Frame 1 (no input): blank canvas, image omitted
Frame 60 (the mouse pressed at the canvas centre just before this capture): blank canvas, image omitted
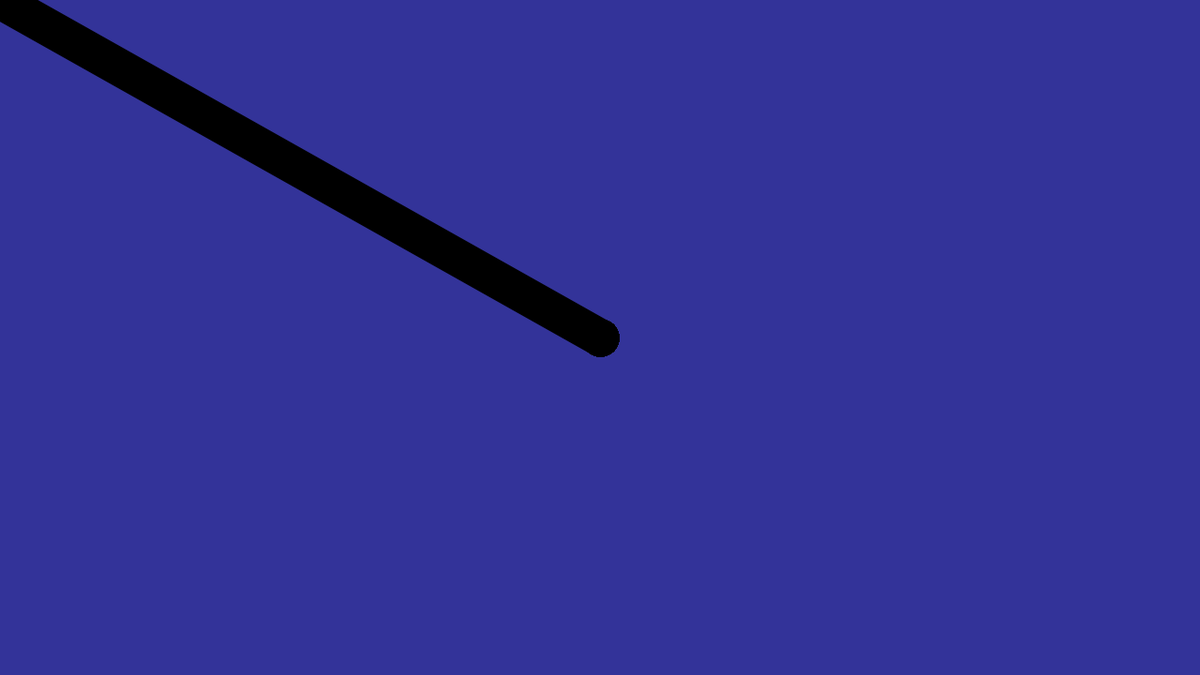
Frame 120 (the mouse held since frame 60 and released just before this capture)

The Processing sketch whose frames 1 and 60 were blank and that drew this single picture after the mouse press (run headless with seeded random() and noise(); from frame 60 on, the mouse is pressed at the canvas centre):

// Processing sketch: painting_5
// ── painting_5.pde
/*
5. image save
*/

int brushSize;
color brushCol;

void setup() {
  size(1280, 720);
  background(#333399);
  
  brushSize = 40;
  brushCol = color(0);
}

void draw() {
  stroke(brushCol);
  strokeWeight(brushSize);
  if (mousePressed) {
    line(pmouseX, pmouseY, mouseX, mouseY);
  }
}

void keyPressed() {
  if (key == 'r') { // refresh screen
    background(#333399);
  } else if (key == '-') { // decrease brush size
    brushSize -= 5;
  } else if (key == '=') { // increase brush size (not + key)
    brushSize += 5;
  } else if (key == ' ') { // randomize brush color
    brushCol = color( random(255), random(255), random(255) );
  } else if (key == 's') {
    //save("myPainting.png");
    save( str(year()) + month() + day() + "-" + hour() + minute() + second() + ".png");
    println("image saved!");
  }
  
  brushSize = constrain(brushSize, 5, 100);
}
